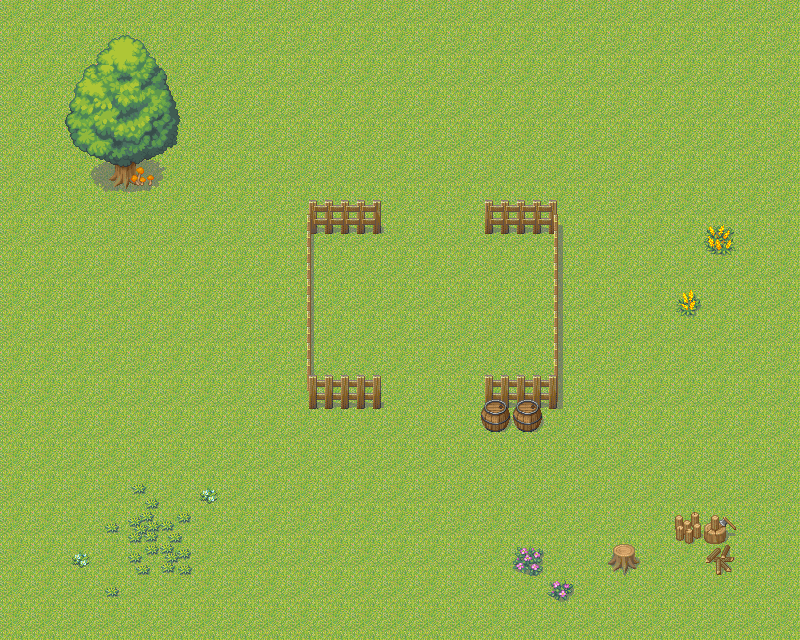

Below is a game level as drawn by its tile map, then a one-line description and the .tmx that defines it (tile-layer data replaced by summaries):
An orthogonal 25x20 tile map with 32x32 px tiles, 5 tile layers (Controls, Underground, Fences, Objects, ...), 2 tilesets.

<map version="1.0" orientation="orthogonal" width="25" height="20" tilewidth="32" tileheight="32">
 <tileset firstgid="1" name="RPGmakerXPMegaTileset" tilewidth="32" tileheight="32">
  <image source="../Images/Tilesets/RPGmakerXP1.png" width="256" height="4736" />
 </tileset>
 <tileset firstgid="1185" name="ControlsTileset" tilewidth="32" tileheight="32">
  <image source="../Images/Tilesets/ControlsTileset.png" width="128" height="64" />
  <tile id="0">
   <properties>
    <property name="Sheep" value="1" />
   </properties>
  </tile>
  <tile id="1">
   <properties>
    <property name="Dog" value="1" />
   </properties>
  </tile>
  <tile id="2">
   <properties>
    <property name="Wolf" value="1" />
   </properties>
  </tile>
  <tile id="3">
   <properties>
    <property name="LoveSheep" value="1" />
   </properties>
  </tile>
  <tile id="4">
   <properties>
    <property name="Collision" value="1" />
   </properties>
  </tile>
  <tile id="5">
   <properties>
    <property name="Goal" value="1" />
   </properties>
  </tile>
 </tileset>
 <layer name="Controls" width="25" height="20">
  <data>[500 cells, 70 non-empty, 5 distinct tile ids]</data>
 </layer>
 <layer name="Underground" width="25" height="20">
  <data>[500 cells, 500 non-empty, 1 distinct tile ids]</data>
 </layer>
 <layer name="Fences" width="25" height="20">
  <data>[500 cells, 30 non-empty, 22 distinct tile ids]</data>
 </layer>
 <layer name="Objects" width="25" height="20">
  <data>[500 cells, 28 non-empty, 26 distinct tile ids]</data>
 </layer>
 <layer name="Foliage" width="25" height="20">
  <data>[500 cells, 14 non-empty, 11 distinct tile ids]</data>
 </layer>
</map>
